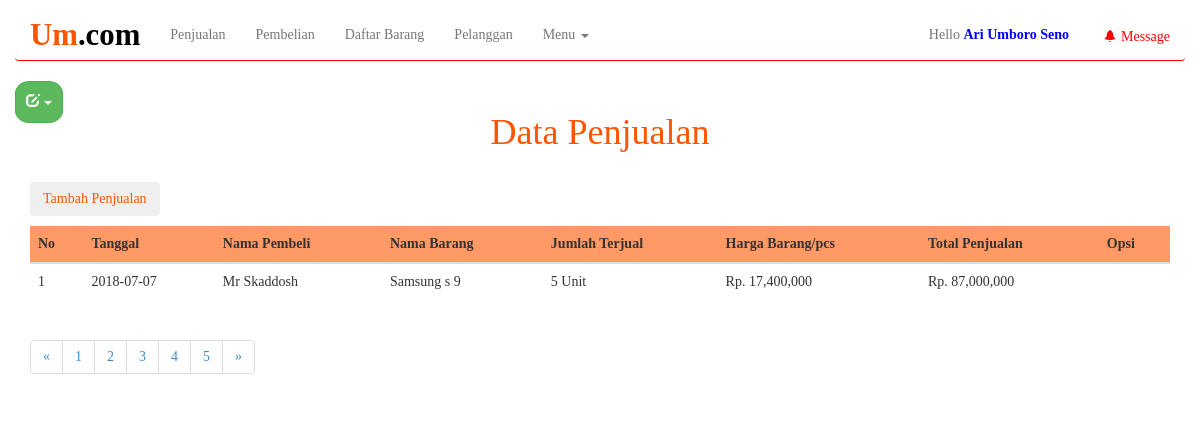
The page /aset/content/new.php (signed in) on the database its author committed.
### tables this page shows
CREATE TABLE `penjualan` (
  `id` bigint(50) NOT NULL,
  `date` date DEFAULT NULL,
  `time` time DEFAULT NULL,
  `nama_pembeli` varchar(200) DEFAULT NULL,
  `nama_barang` varchar(200) DEFAULT NULL,
  `jumlah_barang` varchar(200) DEFAULT NULL,
  `harga_barang` varchar(200) DEFAULT NULL,
  `total_penjualan` varchar(200) DEFAULT NULL,
  `keuntungan` varchar(200) DEFAULT NULL
);

### aset/content/new.php (the view, shortened to what this page needs)
<?php
include 'header.php'
?>
 <body>
    <div class="container">
   <h1 style="text-align:center; color:#ff5500;"> Data Penjualan </h1>
    <div class="row">
		<div class="col-md-10">
			<ul class="list-inline">
				<li><button type="button" class="btn" data-toggle="modal" data-target="#myModal" style="color:#ff5500;">
				Tambah Penjualan </button></li>
			</ul>
		</div>
	</div>
	</div>
     <div class="container">
		<div class="row">
		<div class="col-md-12">
		<div class="table-responsive">
		<table class="table table-hover">
    	<thead>
    	<tr class="active">
			<th> No  </th>
            <th> Tanggal		    </th>
			<th> Nama Pembeli	</th>
            <th> Nama Barang	     </th>
            <th> Jumlah Terjual </th>
            <th> Harga Barang/pcs 	 </th>
            <th> Total Penjualan </th>
            <th> Opsi </th>
  </tr>
        </thead>
  <?php
  $halaman = 1;
  $page = isset($_GET["halaman"]) ? (int)$_GET["halaman"] : 1;
  $mulai = ($page>1) ? ($page * $halaman) - $halaman : 0;
  $result = mysql_query("SELECT * FROM penjualan");
  $total = mysql_num_rows($result);
  $pages = ceil($total/$halaman);
  $query = mysql_query("select * from penjualan LIMIT $mulai, $halaman")or die(mysql_error);
  $o =$mulai+1;
  while ($data = mysql_fetch_assoc($query)) {
    ?>
	      <tbody>
            <tr class="abu">
			<td><?php echo $o++; ?></td>
           <td> <?php echo $data['date']; ?> </td>
			<td> <?php echo $data['nama_pembeli']; ?> </td>
            <td> <?php echo $data['nama_barang']; ?> </td>
			<td> <?php echo $data ['jumlah_barang']; ?> Unit </td>
            <td> Rp. <?php echo number_format ($data ['harga_barang']); ?> </td>
          	<td> Rp. <?php echo number_format ($data ['total_penjualan']); ?> </td>
    </tr>
  <?php } ?>
          </tbody>
          </table>
		  </div>
          </div>
<div class="col-md-5">
<ul class="pagination">
<li><a href="#">&laquo;</a></li>
  <li><?php for ($i=1; $i<=$pages ; $i++){ ?>
  <a href="?halaman=<?php echo $i; ?>"><?php echo $i; ?></a>
  <?php } ?></li>
 <li><a href="#">&raquo;</a></li>
</ul>
</div>

### aset/content/header.php (style rules this page uses)
body { font-family:nyala; }

### rows shown on the page
penjualan: date "2018-07-07", nama_pembeli "Mr Skaddosh", nama_barang "Samsung s 9", jumlah_barang "5", harga_barang "17,400,000", total_penjualan "87,000,000"

### other values the page prints
$_SESSION['username'] "Ari Umboro Seno"
